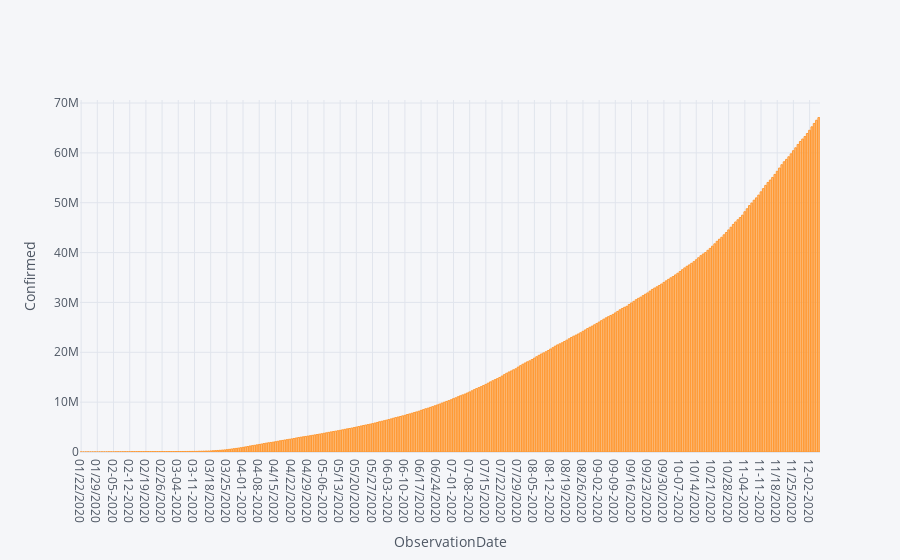

Notebook source saved alongside this figure:
### Code cell
#Plotly
confirmed.iplot(kind='bar',x='ObservationDate',y='Confirmed',xTitle='ObservationDate',yTitle="Confirmed")

### Figure 1 — Plotly figure (JSON) as saved in the notebook; plotly's stock layout.template omitted (floating-point values rounded to 4 significant figures; data arrays with more than 128 entries replaced by an {"elided": "..."} marker saying what was removed)
{"data": [{"marker": {"color": "rgba(255, 153, 51, 0.6)", "line": {"color": "rgba(255, 153, 51, 1.0)", "width": 1}}, "name": "Confirmed", "orientation": "v", "text": "", "type": "bar", "x": {"elided": "320 str values"}, "y": {"elided": "320 int values"}}], "layout": {"legend": {"bgcolor": "#F5F6F9", "font": {"color": "#4D5663"}}, "paper_bgcolor": "#F5F6F9", "plot_bgcolor": "#F5F6F9", "title": {"font": {"color": "#4D5663"}}, "xaxis": {"gridcolor": "#E1E5ED", "showgrid": true, "tickfont": {"color": "#4D5663"}, "title": {"font": {"color": "#4D5663"}, "text": "ObservationDate"}, "zerolinecolor": "#E1E5ED"}, "yaxis": {"gridcolor": "#E1E5ED", "showgrid": true, "tickfont": {"color": "#4D5663"}, "title": {"font": {"color": "#4D5663"}, "text": "Confirmed"}, "zerolinecolor": "#E1E5ED"}}}
